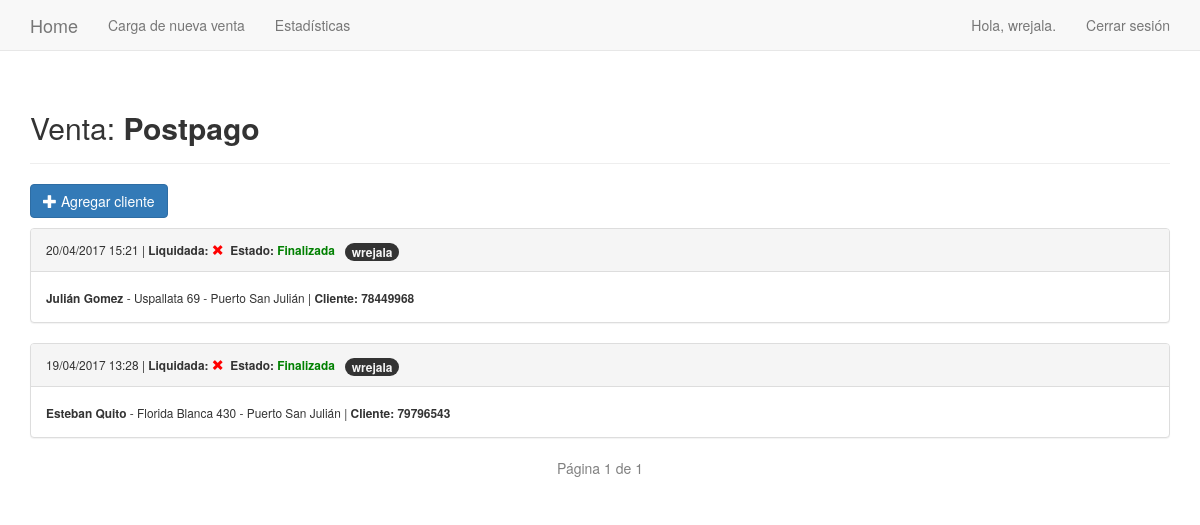
The page /ventas/2/ (signed in) on the database as committed earlier.
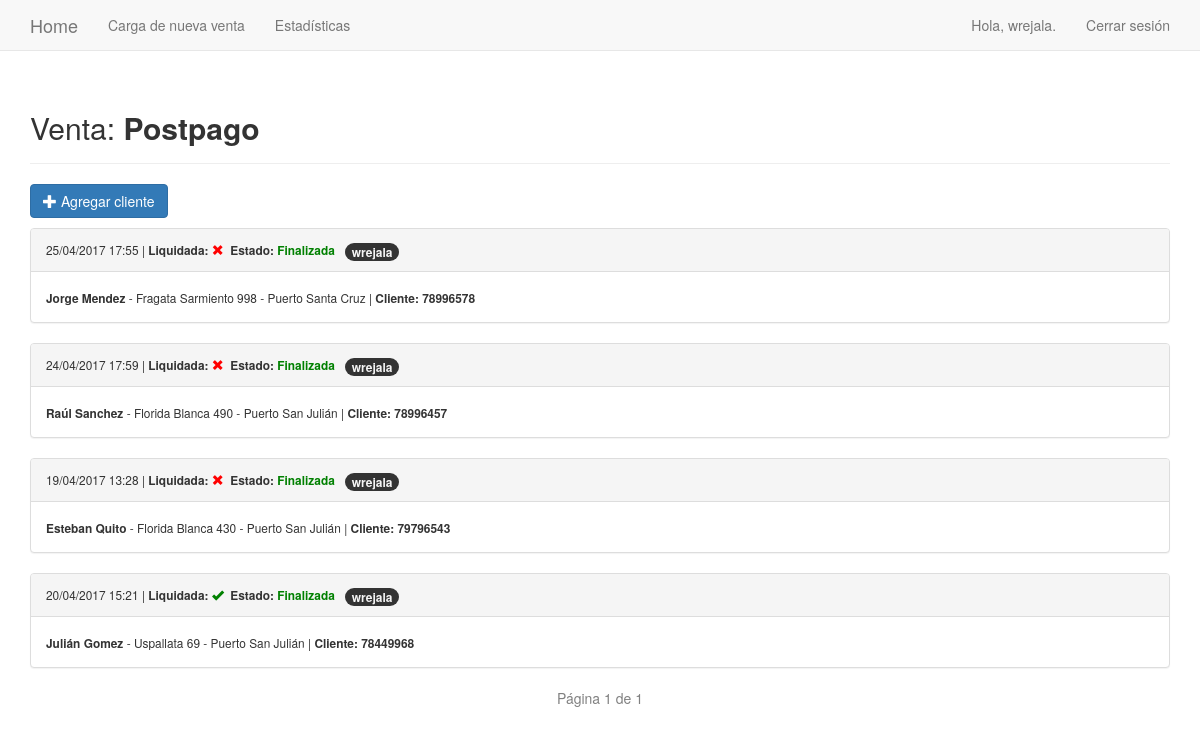
The same page on the database as committed later.
### seguimientos/models.py (models this page shows, shortened)
class Venta(models.Model):
    text = models.CharField(max_length=100)
    date_added = models.DateTimeField(auto_now_add=True)
    description = models.CharField(max_length=200)
    owner = models.ForeignKey(User)
    def __str__(self):
        return self.text

class VentaNueva(models.Model):
    venta = models.ForeignKey(Venta)
    date_added = models.DateTimeField(auto_now_add=True)
    client = models.IntegerField(unique=True)
    name = models.CharField(max_length=40)
    surname = models.CharField(max_length=50)
    address = models.CharField(max_length=100)
    location = models.CharField(max_length=100)
    PREPAGO = 2
    PLATA = 3
    ORO = 4
    OROHD = 5
    HDPLUS = 10
    PLATINO = 10
    NEXUS = 10
    SERVICE_CHOICES = (
        (PREPAGO, 'Prepago'),
        (PLATA, 'Plata'),
        (ORO, 'Oro'),
        (OROHD, 'Oro HD'),
        (HDPLUS, 'Oro HD Plus'),
        (PLATINO, 'Platino'),
        (NEXUS, 'Nexus'),
    )
    service = models.IntegerField(choices=SERVICE_CHOICES, default=OROHD)
    payment = models.IntegerField(choices=((0, 'TC'), (1, 'Efectivo')), default=0)
    cash_amount = models.IntegerField(default=0)
    mix_amount = models.IntegerField(choices=((0, '0'), (1, '1'), (2, '2'), (3, '3'), (4, '4')), default=0)
    only_amount = models.IntegerField(choices=((0, '0'), (1, '1'), (2, '2'), (3, '3'), (4, '4')), default=0)
    hd_amount = models.IntegerField(choices=((0, '0'), (1, '1')), default=0)
    owner = models.ForeignKey(User)
    paid = models.NullBooleanField()
    payoff = models.BooleanField(default=False)
    sds = models.IntegerField(default=0)
    FI = 'Finalizada'
    VC = 'Venta Caída'
    RE = 'Rechazada'
    PR = 'Prospect'
    PE = 'Pendiente'
    STATUS_CHOICES = (
        (FI, 'Finalizada'),
        (VC, 'Venta Caída'),
        (RE, 'Rechazada'),
        (PR, 'Prospect'),
        (PE, 'Pendiente'),
    )
    status = models.CharField(choices=STATUS_CHOICES, max_length=12, default=FI)
    class Meta:
        verbose_name_plural = 'ventas nuevas'

### seguimientos/views.py (the view)
# urls.py: url(r'^ventas/(?P<venta_id>\d+)/$', views.venta, name='venta'),
@login_required
def venta(request, venta_id):
    venta = get_object_or_404(Venta, id=venta_id)
    try:
        if request.user.groups.filter( name='Liquidaciones' ).exists():
            paginator = Paginator( venta.ventanueva_set.order_by( 'payoff' , '-date_added' ) , 25 )
            page = request.GET.get( 'page' )
            ventas_nuevas = paginator.page( page )
        else:
            paginator = Paginator( venta.ventanueva_set.order_by( 'payoff' , '-date_added' ).filter( owner=request.user ) , 25 )
            page = request.GET.get( 'page' )
            ventas_nuevas = paginator.page( page )
    except PageNotAnInteger:
        ventas_nuevas = paginator.page( 1 )
    except EmptyPage:
        ventas_nuevas = paginator.page( paginator.num_pages )
    context = {'venta': venta , 'ventas_nuevas': ventas_nuevas}
    return render(request, 'seguimientos/venta.html', context)

### seguimientos/templatetags/new_filters.py (called while the page is built)
@register.filter( name='has_group' )
def has_group(user , group_name):
    return user.groups.filter( name=group_name ).exists()

### seguimientos/templates/seguimientos/venta.html (shortened to what this page needs)
{% extends 'seguimientos/base.html' %}
{% load new_filters %}
{% block header %}
	<h2>Venta: <b>{{ venta }}</b></h2>
{% endblock header %}
{% block content %}
	{% if request.user|has_group:"Liquidaciones" %}
	{% else %}
		<p>
			<a href="{% url 'seguimientos:venta_nueva' venta.id %}" class="btn btn-primary">
				<span class="glyphicon glyphicon-plus"></span> Agregar cliente</a>
		</p>
	{% endif %}
	{% for venta_nueva in ventas_nuevas %}
		<div class="panel panel-default">
			<div class="panel-heading">
				<small>
					{{ venta_nueva.date_added|date:'d/m/Y H:i' }}  |
					<b>
					Liquidada: {% if venta_nueva.payoff == False %}
						<span style="color:red" class="glyphicon glyphicon-remove"></span>
					{% else %}
						<span style="color:green" class="glyphicon glyphicon-ok"></span>
					{% endif %}
					&nbsp;Estado: {% if venta_nueva.status == 'Rechazada' or venta_nueva.status == 'Venta Caída' or venta_nueva.status == 'Prospect' %}
						<span style="color:red">{{ venta_nueva.status }}</span>
					{% else %}
						<span style="color:green">{{ venta_nueva.status }}</span>
					{% endif %}
					</b>&nbsp;
					<span class="badge">{{ venta_nueva.owner }}</span>
				</small>
			</div>
			<div class="panel-body">
				<small>
				<b>{{ venta_nueva.name }} {{ venta_nueva.surname }}</b> -
				{{ venta_nueva.address }} - {{ venta_nueva.location }} |
				<strong>Cliente: {{ venta_nueva.client }}</strong>
				</small>
			</div>
        </div>
	{% empty %}
		No hay ventas cargadas para este usuario.
	{% endfor %}
        <ul class="pager">
            <span class="current" style="color:grey">
                Página {{ ventas_nuevas.number }} de {{ ventas_nuevas.paginator.num_pages }}
            </span>
        </ul>
{% endblock content %}

### seguimientos/templates/seguimientos/base.html (shortened to what this page needs)
{% load bootstrap3 %}
{% load new_filters %}
<!DOCTYPE html>
<html lang="es">
	<head>
		{% bootstrap_css %}
        <link href="https://gitcdn.github.io/bootstrap-toggle/2.2.2/css/bootstrap-toggle.min.css" rel="stylesheet">
	</head>
	<body>
		<nav class="navbar navbar-default navbar-static-top">
			<div class="container">
				<div class="navbar-header">
					<a class="navbar-brand" href="{% url 'seguimientos:index' %}">Home</a>
				</div>
				<div id="navbar" class="navbar-collapse collapse">
					<ul class="nav navbar-nav">
						<li><a href="{% url 'seguimientos:ventas' %}">Carga de nueva venta</a></li>
					</ul>
					<ul class="nav navbar-nav">
						<li><a href="{% url 'seguimientos:stats' %}">Estadísticas</a></li>
					</ul>
					<ul class="nav navbar-nav navbar-right">
						{% if user.is_authenticated %}
							<li><a>Hola, {{ user.username }}.</a></li>
							<li><a href="{% url 'usuarios:logout' %}">Cerrar sesión</a></li>
						{% else %}
							<li><a href="{% url 'usuarios:login' %}">Iniciar sesión</a></li>
						{% endif %}
					</ul>
				</div>
			</div>
		</nav>
		<div class="container">
			<div class="page-header">
				{% block header %}{% endblock header %}
			</div>
			<div>
				{% block content %}{% endblock content %}
			</div>
		</div>
	</body>
</html>

Rows that differ between the two databases and show on the page:
added VentaNueva: date_added "25/04/2017 17:55", payoff False (drawn), status "Finalizada", owner "wrejala", name "Jorge", surname "Mendez", address "Fragata Sarmiento 998", location "Puerto Santa Cruz", client "78996578"
added VentaNueva: date_added "24/04/2017 17:59", payoff False (drawn), status "Finalizada", owner "wrejala", name "Raúl", surname "Sanchez", address "Florida Blanca 490", location "Puerto San Julián", client "78996457"
shown differently, row unchanged: VentaNueva "Esteban": moves up the list
changed VentaNueva "Julián": payoff False → True (drawn)
